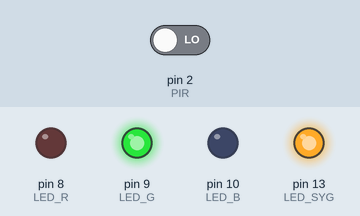
Recording of a sketch running on a simulated Arduino Uno, built with avr-gcc and run on an emulated ATmega328P. Shown: output pins drawn as LEDs (lit = HIGH). Inputs (shaded band) come from the test bench; at power-on: pin 2 (PIR) LOW.

Above: at 1.2 s.
1.3 s: pin 2 (PIR) driven HIGH
At 2.6 s:
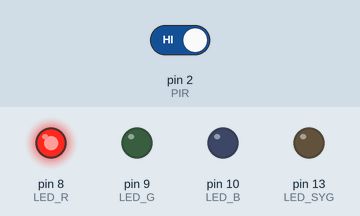
At 5.3 s:
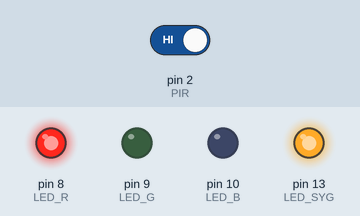
Timing chart, 0 to 10.3 s (numbered marks = the images above; inputs shaded):
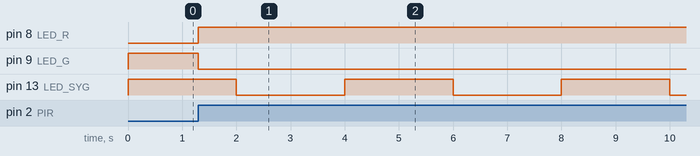

The sketch:

arduino13.4.ino
```cpp
#define LED_R 8
#define LED_G 9
#define LED_B 10
#define LED_SYG 13
#define PIR 2

void setup() {
  pinMode(LED_R, OUTPUT); //Poszczególne piny sterujące diodą jako wyjścia
  pinMode(LED_G, OUTPUT);
  pinMode(LED_B, OUTPUT);
  pinMode(LED_SYG, OUTPUT);


  pinMode(PIR, INPUT); //PIR jako wejście

  digitalWrite(LED_R, LOW);
  digitalWrite(LED_G, HIGH);
  digitalWrite(LED_B, LOW);

  attachInterrupt(digitalPinToInterrupt(PIR), alarm, RISING); // Przerwanie reagujące na zbocze rosnące
}

void loop() {
  digitalWrite(LED_SYG, HIGH);
  delay(2000);
  digitalWrite(LED_SYG, LOW);
  delay(2000);
}

void alarm() {
    digitalWrite(LED_R, HIGH); //Stan ALARM - dioda czerwona
    digitalWrite(LED_G, LOW);
}
```

Measured:
- after the input at 1.3 s, pin 8 (LED_R): LOW → HIGH at once; pin 9 (LED_G): HIGH → LOW at once
- by itself, pin 13 (LED_SYG): alternates HIGH for 2.0 s and LOW for 2.0 s
